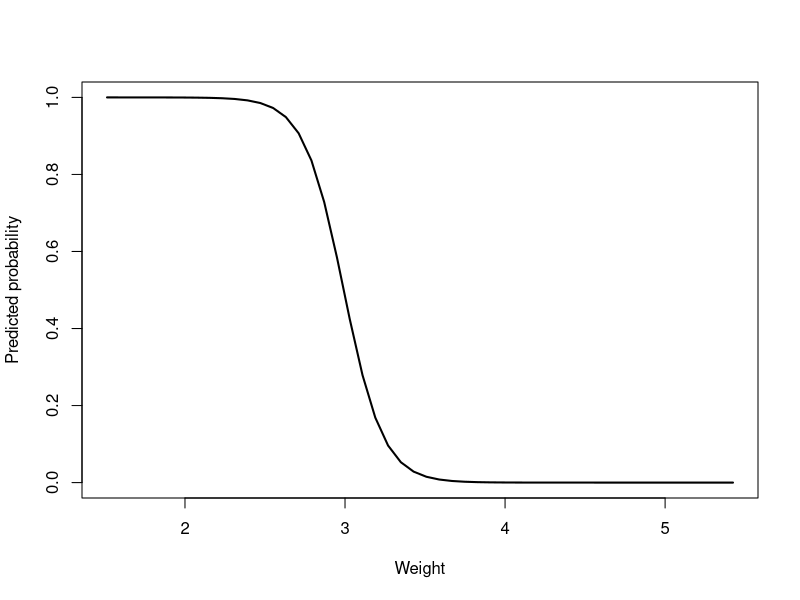

Recreate this plot in R.
## ---- chunk 1
fit <- glm(am ~ wt + hp, data = mtcars, family = binomial)
coef(fit)
exp(coef(fit))
## ---- chunk 2
p <- c(0.1, 0.2, 0.4)
odds <- p / (1 - p)
cbind(p = p, odds = odds)
## ---- chunk 3
new_cars <- data.frame(wt = c(2.2, 3.2, 3.8), hp = c(110, 110, 110))
predict(fit, newdata = new_cars, type = "response")
## ---- chunk 4
grid <- data.frame(
  wt = seq(min(mtcars$wt), max(mtcars$wt), length.out = 50),
  hp = mean(mtcars$hp)
)
grid$prob <- predict(fit, newdata = grid, type = "response")
plot(grid$wt, grid$prob, type = "l", lwd = 2,
     xlab = "Weight", ylab = "Predicted probability")
## ---- chunk 5
fit_cat <- glm(am ~ wt + factor(cyl), data = mtcars, family = binomial)
summary(fit_cat)
